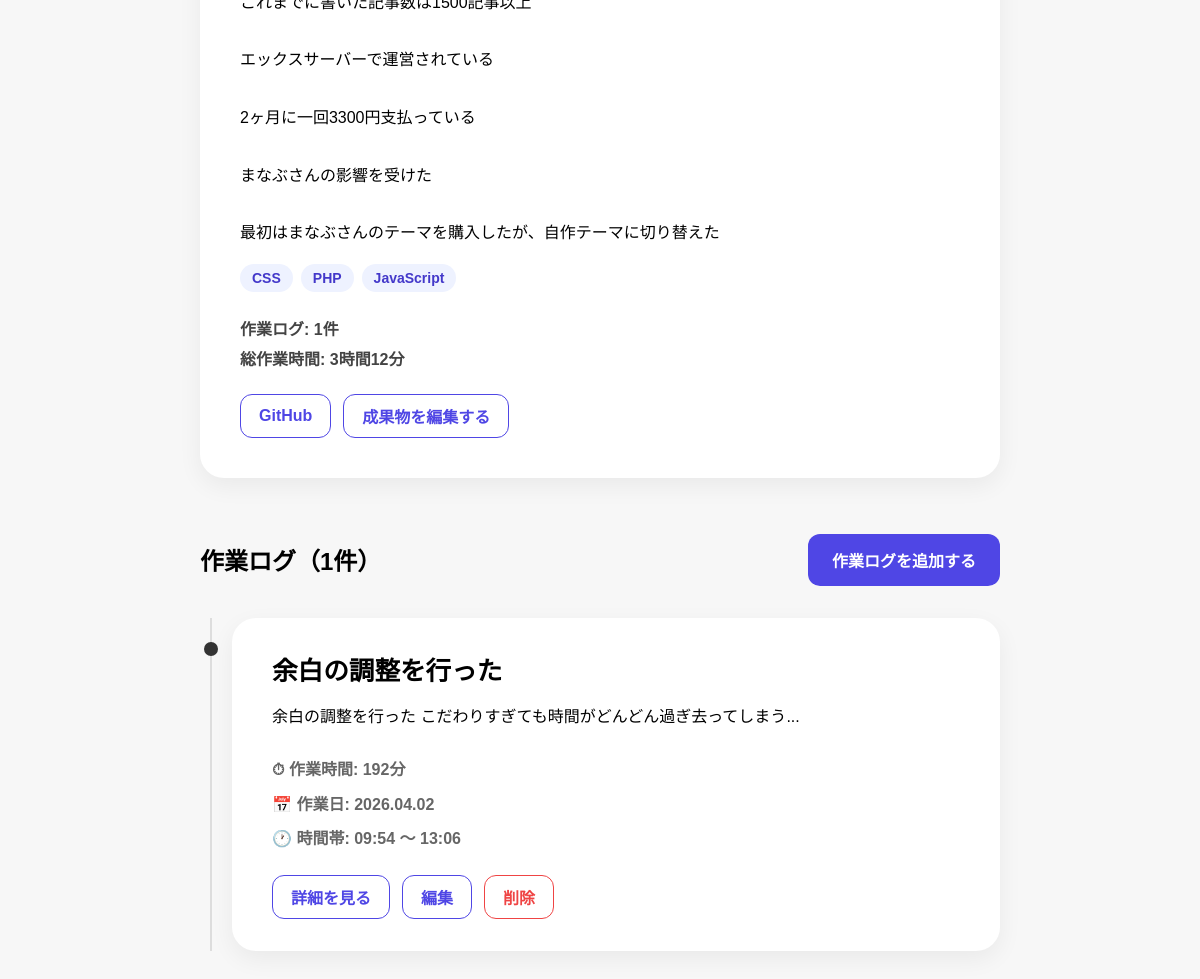
The app's page /works-page/2 (lower part), older data.
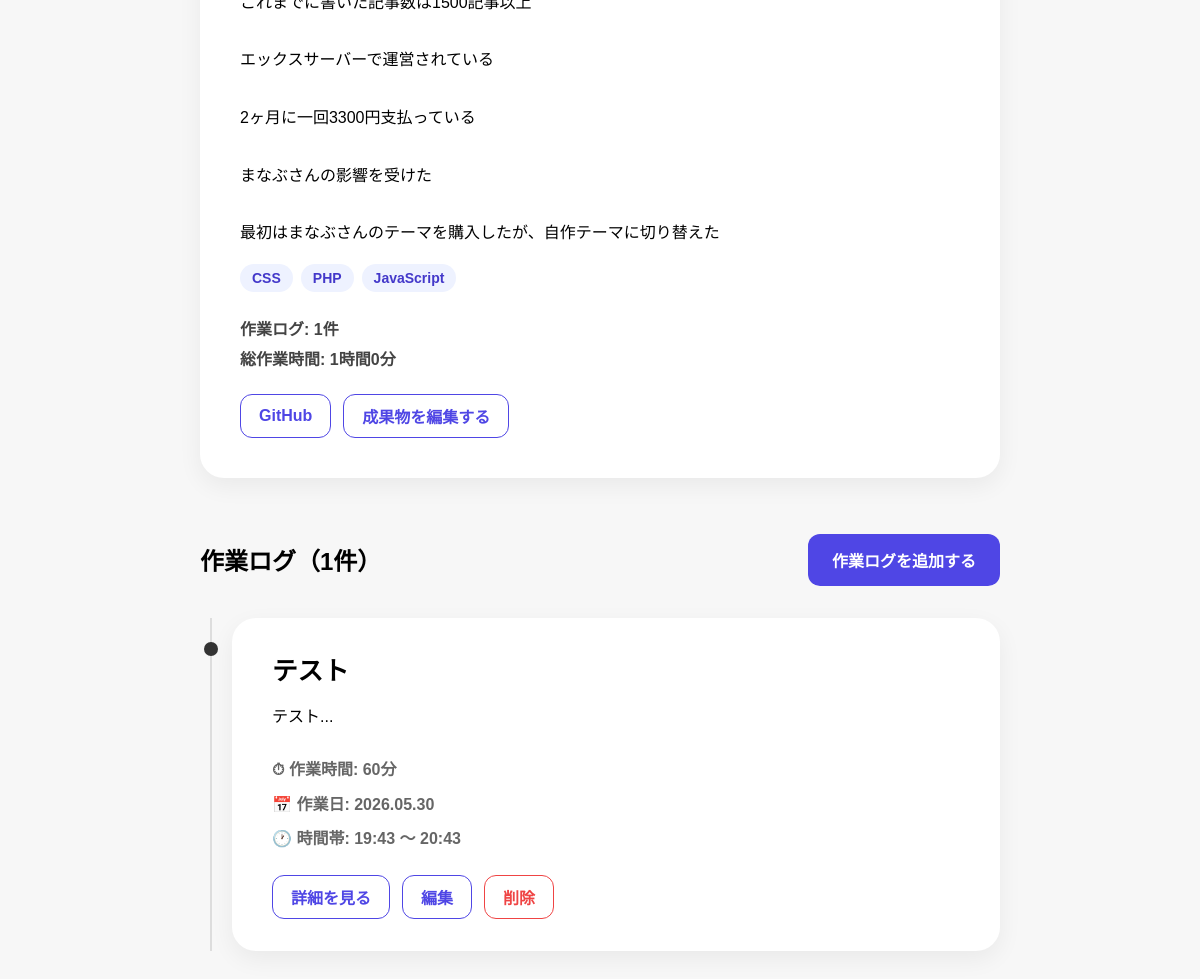
The same page, newer data.
### app/models.py (models this page shows)
class Post(Base):
    __tablename__ = "posts"
    id = Column(Integer, primary_key=True, index=True)
    title = Column(String)
    content = Column(String)
    task_type = Column(String)
    start_time = Column(DateTime)
    end_time = Column(DateTime)
    work_time_minutes = Column(Integer)
    work_id = Column(Integer, ForeignKey("works.id"))
    work = relationship(
        "Work",
        back_populates="posts"
    )
    created_at = Column(DateTime, default=datetime.now)

### app/main.py (the view)
@app.get("/works-page/{work_id}")
def work_detail_page(
    work_id: int,
    request: Request,
    db: Session = Depends(get_db)
):
    work = (
        db.query(models.Work)
        .filter(models.Work.id == work_id)
        .first()
    )
    posts = (
        db.query(models.Post)
        .filter(models.Post.work_id == work_id)
        .order_by(models.Post.start_time.desc())
        .all()
    )
    total_minutes = sum(post.work_time_minutes for post in posts)
    return templates.TemplateResponse(
        request,
        "work_detail.html",
        {
            "work": work,
            "posts": posts,
            "total_hours": total_minutes // 60,
            "remaining_minutes": total_minutes % 60,
        }
    )

### app/templates/work_detail.html (shortened to what this page needs)
{% extends "base.html" %}
{% block content %}
<section class="work-hero">
    <div class="work-hero-content">
    <p class="work-description">
    </p>
    <div class="tech-tags">
      {% for tech in work.tech_stack.split(",") %}
        <span class="tech-tag">{{ tech.strip() }}</span>
      {% endfor %}
    </div>
    <div class="work-stats">
      <p><strong>作業ログ:</strong> {{ posts|length }}件</p>
      <p><strong>総作業時間:</strong> {{ total_hours }}時間{{ remaining_minutes }}分</p>
    </div>
    <div class="work-actions">
        {% if work.github_url %}
            <a href="{{ work.github_url }}" class="btn-outline" target="_blank">GitHub</a>
        {% endif %}
        <a href="/works-page/{{ work.id }}/edit" class="btn-outline">成果物を編集する</a>
    </div>
  </div>
</section>
<div class="section-header">
    <h2>作業ログ（{{ posts|length }}件）</h2>
    <a href="/posts-page/new?work_id={{ work.id }}"
       class="primary-button">
        作業ログを追加する
    </a>
</div>
<div class="timeline">
  {% for post in posts %}
    <div class="timeline-item">
      <div class="timeline-marker"></div>
        <div class="timeline-card clickable-card"
            onclick="location.href='/posts-page/{{ post.id }}'">
            <h3>{{ post.title }}</h3>
            <p class="log-excerpt">
                {{ post.content[:80] }}...
            </p>
            <div class="timeline-meta">
            <p>⏱ 作業時間: {{ post.work_time_minutes }}分</p>
            {% if post.start_time.date() == post.end_time.date() %}
                <p>📅 作業日: {{ post.start_time.strftime('%Y.%m.%d') }}</p>
                <p>
                🕐 時間帯:
                {{ post.start_time.strftime('%H:%M') }}
                〜
                {{ post.end_time.strftime('%H:%M') }}
                </p>
            {% endif %}
            </div>
            <div class="post-actions">
            <a href="/posts-page/{{ post.id }}" class="btn-outline">詳細を見る</a>
            <a href="/posts-page/{{ post.id }}/edit" class="btn-outline">編集</a>
            <form action="/posts-page/{{ post.id }}/delete" method="post">
                <button type="submit" class="btn-danger">削除</button>
            </form>
            </div>
        </div>
    </div>
  {% endfor %}
</div>
{% endblock %}

### app/templates/base.html (shortened to what this page needs)
<!DOCTYPE html>
<html lang="ja">
<head>
  <link rel="stylesheet" href="/static/style.css">
</head>
<body>
  <main>
    {% block content %}
    {% endblock %}
  </main>
</body>
</html>

### app/static/style.css (style rules this page uses)
body { font-family: sans-serif; max-width: 800px; margin: 40px auto; padding: 0 20px; background: #f7f7f7; }
form { background: white; padding: 20px 20px 0 0; border-radius: 12px; }
button { padding: 3px 11px; cursor: pointer; }
.work-description { display: -webkit-box; -webkit-line-clamp: 4; -webkit-box-orient: vertical; overflow: hidden; white-space: pre-line; line-height: 1.8; }
.work-hero-content .work-description { display: block; overflow: visible; -webkit-line-clamp: unset; -webkit-box-orient: unset; line-height: 1.8; }
.section-header { display: flex; justify-content: space-between; align-items: center; margin-bottom: 31px; margin-top: 38px; }
.section-header h2 { margin: 0; }
.work-actions { margin-top: 16px; }
.timeline { position: relative; margin-top: 32px; padding-left: 32px; }
.timeline::before { content: ""; position: absolute; left: 10px; top: 0; bottom: 0; width: 2px; background: #ddd; }
.timeline-item { position: relative; margin-bottom: 28px; }
.timeline-marker { position: absolute; left: -28.5px; top: 24px; width: 14px; height: 14px; background: #333; border-radius: 50%; }
.timeline-card { background: #fff; border-radius: 16px; padding: 32px; box-shadow: 0 4px 12px rgba(0,0,0,0.08); }
.timeline-card h3 { margin-top: 0; }
.tech-tags { display: flex; flex-wrap: wrap; gap: 8px; margin: 16px 0; }
.tech-tag { background: #eef2ff; color: #4338ca; padding: 6px 12px; border-radius: 999px; font-size: 14px; font-weight: 600; }
.work-stats { margin: 16px 0 24px; }
.work-stats p { margin: 4px 0; font-weight: 600; color: #444; }
.work-hero { display: block; background: #fff; border-radius: 24px; padding: 40px; box-shadow: 0 8px 24px rgba(0,0,0,0.06); margin-bottom: 56px; }
.work-stats { margin: 24px 0; }
.work-stats p { margin: 6px 0; font-weight: 600; }
.timeline-card { background: #fff; border-radius: 24px; padding: 32px 40px; box-shadow: 0 8px 24px rgba(0,0,0,0.06); }
.timeline-card h3 { font-size: 1.6rem; margin-top: 0; margin-bottom: 12px; }
.timeline-card p { line-height: 1.8; }
.timeline-meta { display: flex; flex-direction: column; gap: 6px; margin-top: 24px; color: #666; font-weight: 600; }
.timeline-meta p { margin: 0; }
.section-header { display: flex; justify-content: space-between; align-items: center; margin-bottom: 27px; }
.primary-button { background: #4f46e5; color: white; text-decoration: none; padding: 10px 16px; border-radius: 8px; font-weight: bold; }
.clickable-card { cursor: pointer; transition: transform 0.2s ease, box-shadow 0.2s ease; }
.work-actions { display: flex; gap: 12px; flex-wrap: wrap; margin-top: 24px; }
.btn-outline { display: inline-block; padding: 10px 16px; border: 1px solid #4f46e5; border-radius: 10px; color: #4f46e5; font-weight: 700; text-decoration: none; }
.primary-button { background: #4f46e5; color: #fff; border: none; padding: 14px 24px; border-radius: 12px; font-weight: 700; font-size: 16px; cursor: pointer; }
.post-actions { display: flex; align-items: center; gap: 12px; margin-top: 21px; }
.post-actions form { margin: 0; padding: 0; }
.btn-outline, .btn-danger { display: inline-flex; align-items: center; justify-content: center; height: 44px; padding: 0 18px; border-radius: 12px; font-size: 16px; font-weight: 700; text-decoration: none; box-sizing: border-box; }
.btn-outline { border: 1px solid #4f46e5; color: #4f46e5; background: #fff; }
.btn-danger { border: 1px solid #ef4444; color: #ef4444; background: #fff; cursor: pointer; }

Row changes from the older to the newer data that the page shows:
removed Post: title "余白の調整を行った", content "余白の調整を行った こだわりすぎても時間がどんどん過ぎ去ってしまう", work_time_minutes "192", start_time "2026.04.02", start_time "09:54", end_time "13:06"
added Post: title "テスト", content "テスト", work_time_minutes "60", start_time "2026.05.30", start_time "19:43", end_time "20:43"
Text that changed along with them:
{{ total_hours }}: "3" → "1"
{{ remaining_minutes }}: "12" → "0"
